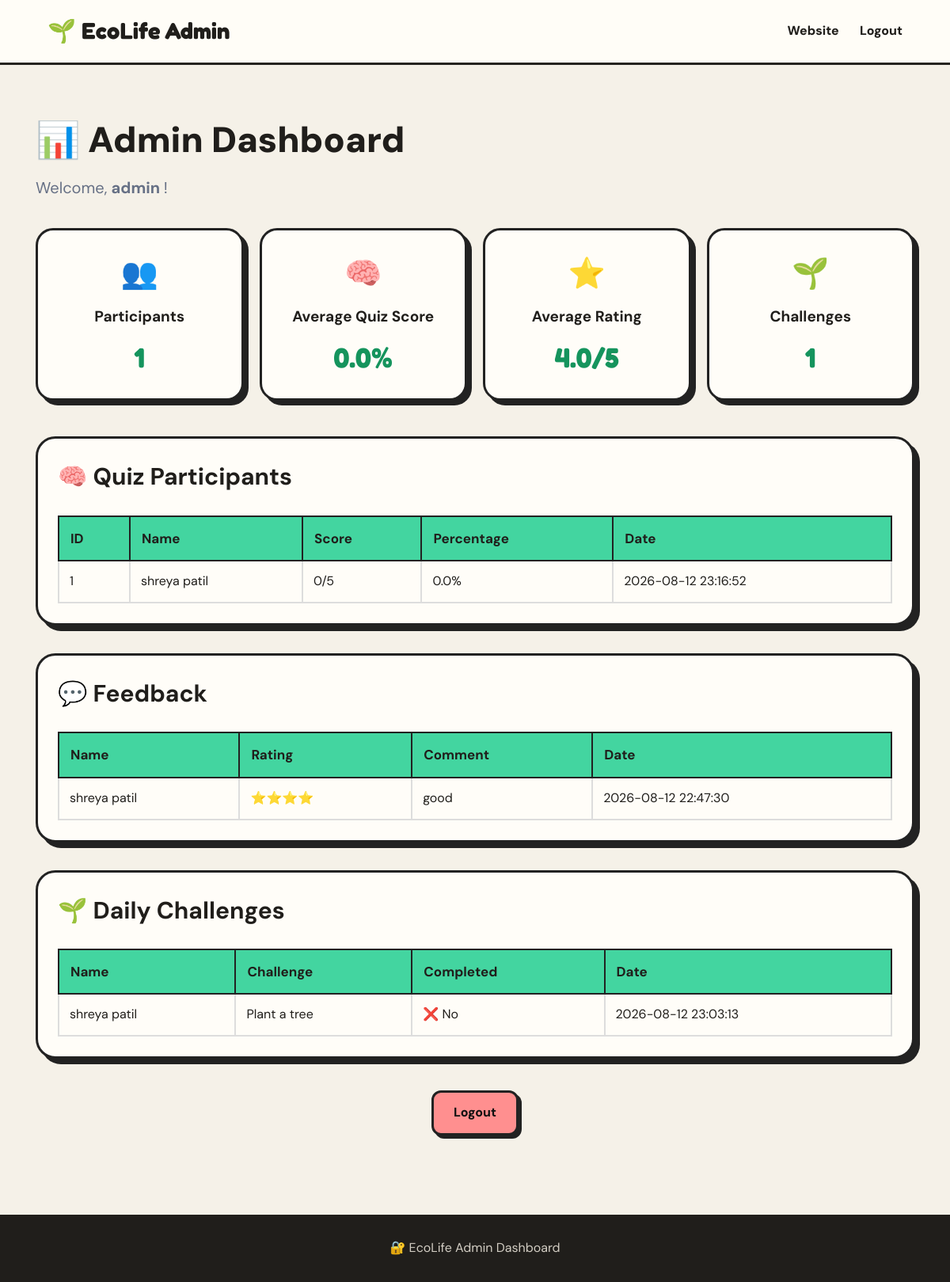
/admin (signed in), run on the app's committed database.
### tables this page shows
CREATE TABLE quiz_results (
            id INTEGER PRIMARY KEY AUTOINCREMENT,
            name TEXT,
            score INTEGER NOT NULL,
            total INTEGER NOT NULL,
            percentage REAL NOT NULL,
            created_at TEXT NOT NULL
        );

CREATE TABLE feedback (
            id INTEGER PRIMARY KEY AUTOINCREMENT,
            name TEXT,
            rating INTEGER,
            comment TEXT,
            created_at TEXT NOT NULL
        );

CREATE TABLE challenges (
            id INTEGER PRIMARY KEY AUTOINCREMENT,
            name TEXT NOT NULL,
            challenge TEXT NOT NULL,
            completed TEXT NOT NULL,
            created_at TEXT NOT NULL
        );

### app.py (the view)
@app.route("/admin")
def admin():
    if not session.get("admin_logged_in"):
        return redirect(
            url_for("admin_login")
        )
    conn = get_db()
    participant_count = conn.execute(
        """
        SELECT COUNT(*)
        FROM quiz_results
        """
    ).fetchone()[0]
    average_score = conn.execute(
        """
        SELECT AVG(percentage)
        FROM quiz_results
        """
    ).fetchone()[0]
    if average_score is None:
        average_score = 0
    else:
        average_score = round(
            average_score,
            2
        )
    average_rating = conn.execute(
        """
        SELECT AVG(rating)
        FROM feedback
        """
    ).fetchone()[0]
    if average_rating is None:
        average_rating = 0
    else:
        average_rating = round(
            average_rating,
            2
        )
    challenge_count = conn.execute(
        """
        SELECT COUNT(*)
        FROM challenges
        """
    ).fetchone()[0]
    participants = conn.execute(
        """
        SELECT *
        FROM quiz_results
        ORDER BY id DESC
        """
    ).fetchall()
    feedback_list = conn.execute(
        """
        SELECT *
        FROM feedback
        ORDER BY id DESC
        """
    ).fetchall()
    challenges = conn.execute(
        """
        SELECT *
        FROM challenges
        ORDER BY id DESC
        """
    ).fetchall()
    conn.close()
    return render_template(
        "admin.html",
        participant_count=participant_count,
        average_score=average_score,
        average_rating=average_rating,
        challenge_count=challenge_count,
        participants=participants,
        feedback_list=feedback_list,
        challenges=challenges
    )

### app.py (called while the page is built)
def get_db():
    conn = sqlite3.connect(DATABASE)
    conn.row_factory = sqlite3.Row
    return conn

### templates/admin.html (shortened to what this page needs)
<!DOCTYPE html>
<html lang="en">
<head>
    <link rel="stylesheet"
          href="{{ url_for('static', filename='style.css') }}">
</head>
<body>
<nav class="navbar admin-nav">
    <div class="logo">
        🌱 EcoLife Admin
    </div>
    <div class="nav-links">
        <a href="{{ url_for('index') }}">
            Website
        </a>
        <a href="{{ url_for('admin_logout') }}">
            Logout
        </a>
    </div>
</nav>
<main class="admin-container">
    <h1>
        📊 Admin Dashboard
    </h1>
    <p class="section-text">
        Welcome,
        <strong>
            {{ session.get("admin_username") }}
        </strong>!
    </p>
    <div class="stats-grid">
        <div class="stat-card">
            <div class="stat-icon">
                👥
            </div>
            <h3>
                Participants
            </h3>
            <strong>
                {{ participant_count }}
            </strong>
        </div>
        <div class="stat-card">
            <div class="stat-icon">
                🧠
            </div>
            <h3>
                Average Quiz Score
            </h3>
            <strong>
                {{ average_score }}%
            </strong>
        </div>
        <div class="stat-card">
            <div class="stat-icon">
                ⭐
            </div>
            <h3>
                Average Rating
            </h3>
            <strong>
                {{ average_rating }}/5
            </strong>
        </div>
        <div class="stat-card">
            <div class="stat-icon">
                🌱
            </div>
            <h3>
                Challenges
            </h3>
            <strong>
                {{ challenge_count }}
            </strong>
        </div>
    </div>
    <section class="admin-section">
        <h2>
            🧠 Quiz Participants
        </h2>
        {% if participants %}
        <div class="table-wrapper">
            <table>
                <thead>
                    <tr>
                        <th>
                            ID
                        </th>
                        <th>
                            Name
                        </th>
                        <th>
                            Score
                        </th>
                        <th>
                            Percentage
                        </th>
                        <th>
                            Date
                        </th>
                    </tr>
                </thead>
                <tbody>
                    {% for participant in participants %}
                    <tr>
                        <td>
                            {{ participant.id }}
                        </td>
                        <td>
                            {{ participant.name }}
                        </td>
                        <td>
                            {{ participant.score }}/{{ participant.total }}
                        </td>
                        <td>
                            {{ participant.percentage }}%
                        </td>
                        <td>
                            {{ participant.created_at }}
                        </td>
                    </tr>
                    {% endfor %}
                </tbody>
            </table>
        </div>
        {% else %}
        <p>
            No quiz participants yet.
        </p>
        {% endif %}
    </section>
    <section class="admin-section">
        <h2>
            💬 Feedback
        </h2>
        {% if feedback_list %}
        <div class="table-wrapper">
            <table>
                <thead>
                    <tr>
                        <th>
                            Name
                        </th>
                        <th>
                            Rating
                        </th>
                        <th>
                            Comment
                        </th>
                        <th>
                            Date
                        </th>
                    </tr>
                </thead>
                <tbody>
                    {% for feedback in feedback_list %}
                    <tr>
                        <td>
                            {{ feedback.name or "Anonymous" }}
                        </td>
                        <td>
                            {{ "⭐" * feedback.rating }}
                        </td>
                        <td>
                            {{ feedback.comment or "No comment" }}
                        </td>
                        <td>
                            {{ feedback.created_at }}
                        </td>
                    </tr>
                    {% endfor %}
                </tbody>
            </table>
        </div>
        {% else %}
        <p>
            No feedback yet.
        </p>
        {% endif %}
    </section>
    <section class="admin-section">
        <h2>
            🌱 Daily Challenges
        </h2>
        {% if challenges %}
        <div class="table-wrapper">
            <table>
                <thead>
                    <tr>
                        <th>
                            Name
                        </th>
                        <th>
                            Challenge
                        </th>
                        <th>
                            Completed
                        </th>
                        <th>
                            Date
                        </th>
                    </tr>
                </thead>
                <tbody>
                    {% for challenge in challenges %}
                    <tr>
                        <td>
                            {{ challenge.name }}
                        </td>
                        <td>
                            {{ challenge.challenge }}
                        </td>
                        <td>
                            {% if challenge.completed == 1
                                  or challenge.completed == "1" %}
                                ✅ Yes
                            {% else %}
                                ❌ No
                            {% endif %}
                        </td>
                        <td>
                            {{ challenge.created_at }}
                        </td>
                    </tr>
                    {% endfor %}
                </tbody>
            </table>
        </div>
        {% else %}
        <p>
            No challenge data yet.
        </p>
        {% endif %}
    </section>
    <div class="admin-bottom">
        <a
            href="{{ url_for('admin_logout') }}"
            class="danger-btn"
        >
            Logout
        </a>
    </div>
</main>
<footer>
    <p>
        🔐 EcoLife Admin Dashboard
    </p>
</footer>
</body>
</html>

### static/style.css (style rules this page uses)
:root { --ink: #201e1b; --cream: #f5f1e8; --paper: #fffdf8; --mint: #42d3a3; --green: #15945d; --green-dark: #116d46; --pale-green: #e9f8ed; --yellow: #ffc83d; --pale-yellow: #fff0b7; --muted: #66615a; --line: #25231f; --shadow: 6px 6px 0 var(--ink); }
* { box-sizing: border-box; margin: 0; padding: 0; }
html { scroll-behavior: smooth; }
body { min-height: 100vh; background: var(--cream); color: var(--ink); font-family: 'DM Sans', Arial, sans-serif; line-height: 1.55; overflow-x: hidden; }
a { color: inherit; text-decoration: none; }
.navbar, .eco-navbar { width: 100%; min-height: 82px; background: rgba(255, 253, 248, 0.97); border-bottom: 3px solid var(--line); display: flex; align-items: center; justify-content: space-between; padding: 14px clamp(18px, 5vw, 70px); position: sticky; top: 0; z-index: 1000; }
.logo, .eco-logo { display: flex; align-items: center; gap: 10px; font-family: 'Fredoka', sans-serif; font-size: 29px; font-weight: 700; white-space: nowrap; }
.nav-links, .eco-nav-links { display: flex; align-items: center; justify-content: flex-end; gap: clamp(14px, 2.2vw, 29px); flex-wrap: wrap; }
.nav-links a, .eco-nav-links a { font-size: 16px; font-weight: 800; transition: 0.2s ease; }
.section-text { color: var(--muted); font-size: 18px; margin-bottom: 35px; }
.danger-btn { background: #ffded8; color: #8c2317; }
.admin-container { width: min(1150px, calc(100% - 40px)); margin: auto; padding: 55px 0 80px; }
.admin-nav { position: sticky; top: 0; }
.stats-grid { display: grid; grid-template-columns: repeat(4, 1fr); gap: 16px; margin: 25px 0; }
.stat-card { background: var(--paper); border: 3px solid var(--line); border-radius: 20px; padding: 20px; box-shadow: 4px 4px 0 var(--line); }
.stat-icon { font-size: 30px; }
.stat-card strong { display: block; color: var(--green); font-family: 'Fredoka', sans-serif; font-size: 30px; }
.admin-section { background: var(--paper); border: 3px solid var(--line); border-radius: 22px; padding: 25px; margin-bottom: 22px; box-shadow: 5px 5px 0 var(--line); }
.table-wrapper { overflow-x: auto; }
table { width: 100%; border-collapse: collapse; min-width: 650px; }
th, td { padding: 12px; border-bottom: 1px solid #ddd8cf; text-align: left; }
th { background: var(--pale-green); }
.admin-bottom { text-align: center; margin-top: 25px; }
footer, .eco-footer { background: var(--ink); color: #fff; text-align: center; padding: 30px 20px; }
footer p, .eco-footer p { color: #d2cdc3; }

### templates/admin.html (style rules this page uses)
.admin-container { max-width: 1250px; margin: auto; padding: 60px 20px; }
.admin-container h1 { font-size: 45px; font-weight: 900; margin-bottom: 10px; }
.section-text { font-size: 20px; color: #667085; margin-bottom: 35px; }
.stats-grid { display: grid; grid-template-columns: repeat(4, 1fr); gap: 20px; margin-bottom: 45px; }
.stat-card { background: #fffdf8; border: 3px solid #222; border-radius: 22px; padding: 25px; text-align: center; box-shadow: 6px 6px 0 #222; }
.stat-icon { font-size: 38px; }
.stat-card h3 { font-size: 19px; margin: 10px 0; }
.stat-card strong { font-size: 35px; }
.admin-section { background: #fffdf8; border: 3px solid #222; border-radius: 25px; padding: 25px; margin-bottom: 35px; box-shadow: 7px 7px 0 #222; }
.admin-section h2 { font-size: 30px; margin-bottom: 25px; }
.table-wrapper { overflow-x: auto; }
table { width: 100%; border-collapse: collapse; min-width: 700px; }
th { background: #43d5a0; border: 2px solid #222; padding: 14px; font-size: 17px; }
td { border: 2px solid #ddd; padding: 13px; font-size: 16px; }
.admin-bottom { text-align: center; margin: 40px 0; }
.danger-btn { display: inline-block; background: #ff8f8f; border: 3px solid #222; border-radius: 12px; padding: 13px 25px; color: #111; text-decoration: none; font-weight: 800; box-shadow: 4px 4px 0 #222; }

### data on the page
quiz_results: id "1", name "shreya patil", score "0", total "5", percentage "0.0", created_at "2026-08-12 23:16:52"
feedback: name "shreya patil", rating "⭐⭐⭐⭐", comment "good", created_at "2026-08-12 22:47:30"
challenges: name "shreya patil", challenge "Plant a tree", completed "❌ No", created_at "2026-08-12 23:03:13"

### other printed values
{{ session.get("admin_username") }} "admin"
{{ participant_count }} "1"
{{ average_score }} "0.0"
{{ average_rating }} "4.0"
{{ challenge_count }} "1"
